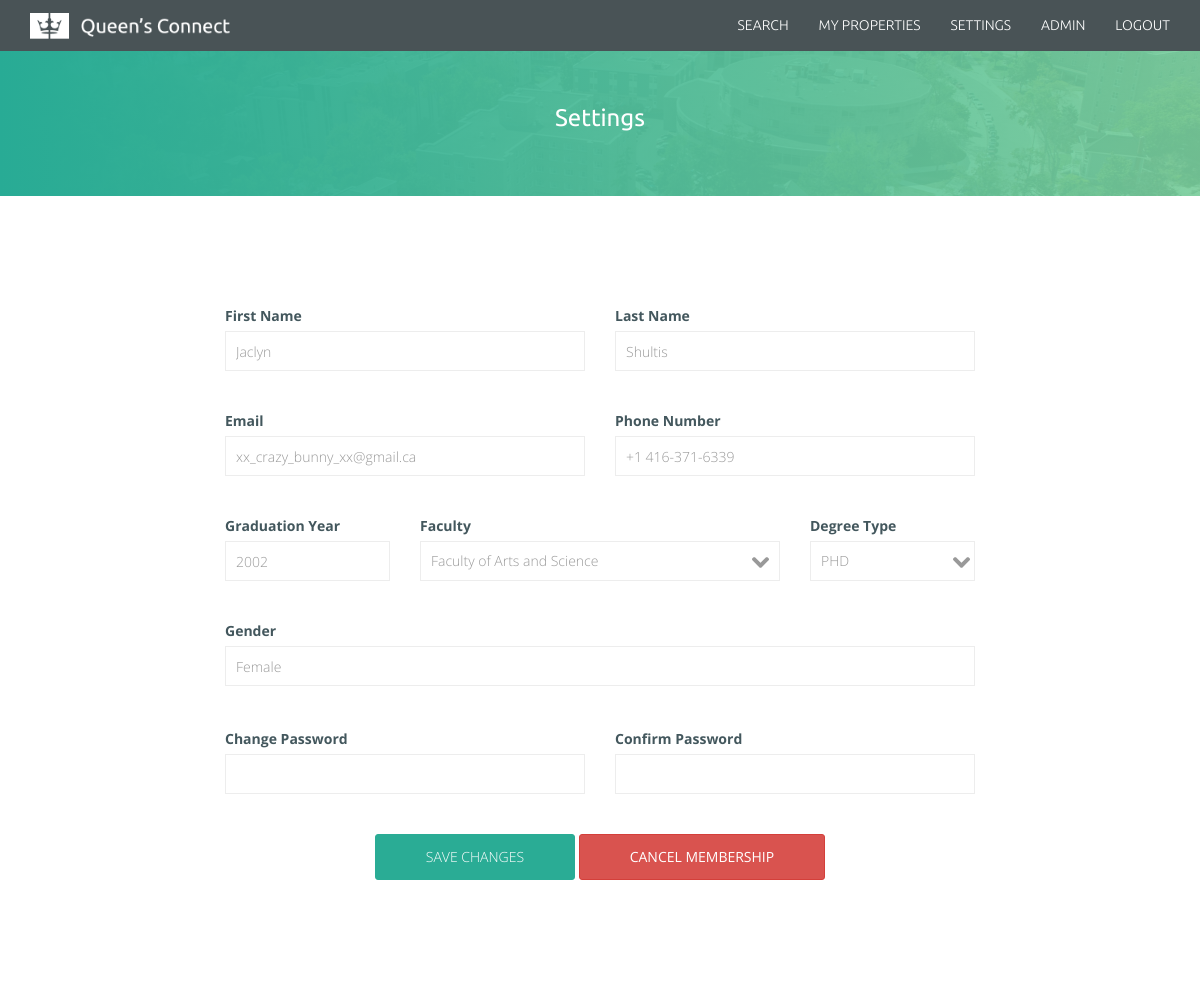
The page /pages/settings.php (signed in) on the database its author committed.
### tables this page shows
CREATE TABLE `users` (
  `id` int(11) unsigned NOT NULL AUTO_INCREMENT,
  `is_admin` tinyint(1) NOT NULL DEFAULT '0',
  `first_name` varchar(50) NOT NULL,
  `last_name` varchar(50) NOT NULL,
  `email` varchar(100) NOT NULL,
  `password` varchar(255) NOT NULL,
  `phone_number` varchar(30) NOT NULL,
  `grad_year` int(4) NOT NULL,
  `faculty_id` int(2) unsigned NOT NULL,
  `degree_type_id` int(2) unsigned NOT NULL,
  `gender` varchar(255) NOT NULL,
  PRIMARY KEY (`id`),
  KEY `faculty_id` (`faculty_id`),
  KEY `degree_type_id` (`degree_type_id`),
  CONSTRAINT `users_ibfk_1` FOREIGN KEY (`faculty_id`) REFERENCES `faculties` (`id`),
  CONSTRAINT `users_ibfk_2` FOREIGN KEY (`degree_type_id`) REFERENCES `degree_types` (`id`)
);

### classes/User.php (called while the page is built, shortened)
<?php
class User {
	private static $faculties;
	private static $degreeTypes;
	public static function getFaculties() {
		if (is_null(self::$faculties)) {
			self::$faculties = [];
			$pdo = DB::getHandle();
			$stmt = $pdo->query("SELECT id, faculty_name FROM faculties");
			$results = $stmt->fetchAll();
			if ($results !== false) {
				foreach ($results as $row) {
					self::$faculties[$row["id"]] = $row["faculty_name"];
				}
			}
		}
		return self::$faculties;
	}
	public static function getDegreeTypes() {
		if (is_null(self::$degreeTypes)) {
			self::$degreeTypes = [];
			$pdo = DB::getHandle();
			$stmt = $pdo->query("SELECT id, degree_type_name FROM degree_types");
			$results = $stmt->fetchAll();
			if ($results !== false) {
				foreach ($results as $row) {
					self::$degreeTypes[$row["id"]] = $row["degree_type_name"];
				}
			}
		}
		return self::$degreeTypes;
	}
	private static $currentUser = NULL;
	private $id;
	private $firstName;
	private $lastName;
	private $email;
	private $phoneNumber;
	private $gradYear;
	private $facultyID;
	private $degreeTypeID;
	private $gender;
	private function __construct($isAdmin, $firstName, $lastName, $email, $phoneNumber, $gradYear, $facultyID, $degreeTypeID, $gender) {
		$this->firstName = $firstName;
		$this->lastName = $lastName;
		$this->email = $email;
		$this->phoneNumber = $phoneNumber;
		$this->gradYear = $gradYear;
		$this->facultyID = $facultyID;
		$this->degreeTypeID = $degreeTypeID;
		$this->gender = $gender;
	}
	public static function current() {
		if (is_null(self::$currentUser)) {
			if ($_SESSION["user_id"]) {
				self::$currentUser = self::withID($_SESSION["user_id"]);
			}
		}
		return self::$currentUser;
	}
	private static function withDatabaseRecord(array $row) {
		$temp = new self($row["is_admin"], $row["first_name"], $row["last_name"], $row["email"], $row["phone_number"], $row["grad_year"], $row["faculty_id"], $row["degree_type_id"], $row["gender"]);
		$temp->setID($row["id"]);
		return $temp;
	}
	public static function withID($id) {
		try {
			$pdo  = DB::getHandle();
			$stmt = $pdo->prepare("SELECT id, is_admin, first_name, last_name, email, phone_number, grad_year, faculty_id, degree_type_id, gender FROM users WHERE id = :id");
			$stmt->bindParam(":id", $id);
			$stmt->execute();
			$result = $stmt->fetch();
			return self::withDatabaseRecord($result);
		} catch (PDOException $e) {
			throw new OutOfBoundsException("Invalid user ID supplied to User::withID.");
		}
	}
	public function getID() {
		return $this->id;
	}
	public function getFirstName() {
		return $this->firstName;
	}
	public function getLastName() {
		return $this->lastName;
	}
	public function getEmail() {
		return $this->email;
	}
	public function getPhoneNumber() {
		return $this->phoneNumber;
	}
	public function getGradYear() {
		return $this->gradYear;
	}
	public function getFacultyID() {
		return $this->facultyID;
	}
	public function getDegreeTypeID() {
		return $this->degreeTypeID;
	}
	public function getGender() {
		return $this->gender;
	}
	private function setID($id) {
		$id = (int) $id;
		$this->id = $id;
	}
}

### pages/settings.php (the view, shortened to what this page needs)
<?php
include "pages/header.php"; ?>
<!DOCTYPE html>
<html lang="en">
<head>
	<link href="qbnb_website/css/bootstrap.min.css" rel="stylesheet">
	<link href="qbnb_website/css/style.css" rel="stylesheet">
	<link href="qbnb_website/css/font-awesome.min.css" rel="stylesheet">
</head>
<body data-target=".navbar-fixed-top">
<?php $bannerText = "Settings";
include "pages/banner.php"; ?>
<div class="container">
	<div class="huge-padding"></div>
	<form action="" method="post">
		<div class="row">
			<div class="col-md-4 col-md-offset-2" style="padding-top: 0;">
				<label for="fname">First Name</label>
				<input class="form-control" type="text" id="fname" name="firstname" value="<?php echo User::current()->getFirstName(); ?>" required>
			</div>
			<div class="col-md-4" style="padding-top: 0;">
				<label for="lname">Last Name</label>
				<input class="form-control" type="text" id="lname" name="lastname" value="<?php echo User::current()->getLastName(); ?>" required>
			</div>
		</div>
		<div class="row">
			<div class="col-md-4 col-md-offset-2" style="padding-top: 0;">
				<label for="useremail">Email</label>
				<input class="form-control" type="email" id="useremail" name="email" value="<?php echo User::current()->getEmail(); ?>" required>
			</div>
			<div class="col-md-4" style="padding-top: 0;">
				<label for="userphone">Phone Number</label>
				<input class="form-control" type="tel" id="userphone" name="phone" value="<?php echo User::current()->getPhoneNumber(); ?>" required>
			</div>
		</div>
		<div class="row">
			<div class="col-md-2 col-md-offset-2" style="padding-top: 0;">
				<label for="gradyear">Graduation Year</label>
				<input class="form-control" type="number" id="gradyear" name="graduation" value="<?php echo User::current()->getGradYear(); ?>" required>
			</div>
			<div class="col-md-4" style="padding-top: 0;">
				<label for="userfaculty">Faculty</label>
				<select class="form-control select-search-form" name="faculty" id="userfaculty">
					<?php foreach (User::getFaculties() as $id => $faculty) { ?>
						<option value="<?php echo $id; ?>" <?php if ($id == User::current()->getFacultyID()) echo 'selected'; ?>><?php echo $faculty; ?></option>
					<?php } ?>
				</select>
			</div>
			<div class="col-md-2" style="padding-top: 0;">
				<label for="userdegree">Degree Type</label>
				<select class="form-control select-search-form" name="degreetype" id="userdegree">
					<?php foreach (User::getDegreeTypes() as $id => $type) { ?>
						<option value="<?php echo $id; ?>" <?php if ($id == User::current()->getDegreeTypeID()) echo 'selected'; ?>><?php echo $type; ?></option>
					<?php } ?>
				</select>
			</div>
		</div>
		<div class="row">
			<div class="col-md-8 col-md-offset-2" style="padding-bottom: 2em">
				<label for="usergender">Gender</label>
				<input class="form-control" type="text" id="usergender" name="gender" value="<?php echo User::current()->getGender(); ?>" required>
			</div>
		</div>
		<div class="row">
			<div class="col-md-4 col-md-offset-2" style="padding-top: 0;">
				<label for="userpass">Change Password</label>
				<input class="form-control" type="password" id="userpass" name="password">
			</div>
			<div class="col-md-4" style="padding-top: 0;">
				<label for="userpass2">Confirm Password</label>
				<input class="form-control" type="password" id="userpass2" name="password2">
			</div>
		</div>
		<div class="row">
			<div class="col-md-8 col-md-offset-2" style="text-align: center">
				<button type="submit" class="btn register-btn">Save Changes</button>
				<a href="./?deleteuser=<?php echo User::current()->getID(); ?>" class="btn btn-danger">Cancel Membership</a>
			</div>
		</div>
	</form>
	<div class="huge-padding"></div>
</div>
</body>
</html>
<?php
include "pages/footer.php";

### qbnb_website/css/style.css (style rules this page uses)
html, body { height: 100%; }
body { margin: 0; font-family: "Open Sans"; font-size: 14px; color: #43575d; -webkit-font-smoothing: antialiased; }
input { display: block; margin-bottom: 15px; }
.form-control { font-family: "Open Sans"; font-weight: 300; color: #999999; padding: 0 10px; height: 40px; border-radius: 0px; border-color: #ededed; box-shadow: none; }
.btn { border-radius: 3px; border-width: 1.5px; font-size: 14px; text-transform: uppercase; padding: 12px 50px }
.register-btn { background-color: #2aac95; border-color: #2aac95; color: #fff; font-weight: 300; }
.huge-padding { padding: 55px; }
.select-search-form { border-radius: 0px; -webkit-appearance: none; background-image: url("../images/arrow_down.svg"); background-repeat: no-repeat; background-size: 17px; margin-right: 20px; background-position: 97% 59%; margin-bottom: 15px; }
.col-sm-6, .col-md-4 { padding-top: 25px; padding-bottom: 25px; }

### rows shown on the page
users: firstname "Jaclyn", lastname "Shultis", email "xx_crazy_bunny_xx@gmail.ca", phone "+1 416-371-6339", graduation "2002", faculty "Faculty of Arts and Science", degreetype "PHD", gender "Female"

### other values the page prints
$bannerText "Settings"
